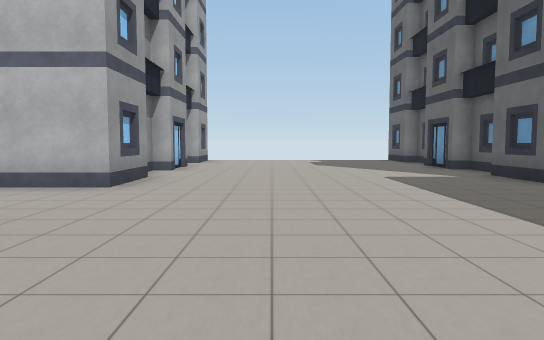
[1] (above)

16 first-person views from a walk through a Unity game level. The camera is 1.2 m above the floor, tilts 4° down and sees 70° across. The floor is counted in squares, 2 m on a side. Each view is taken from the middle of a square. On the plan, view 1 faces up. The plan holds only what a view shows up to about 11 squares ahead; the rest is blank. The place goes on beyond the plan. The player character is not drawn.

[2]
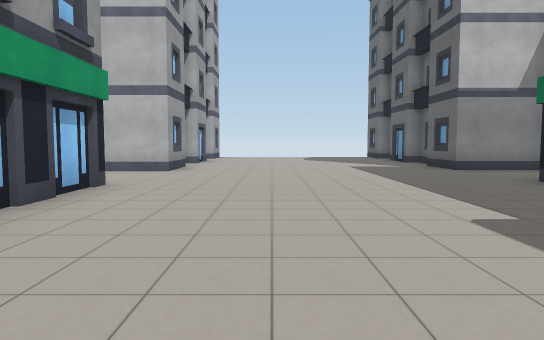

[3]
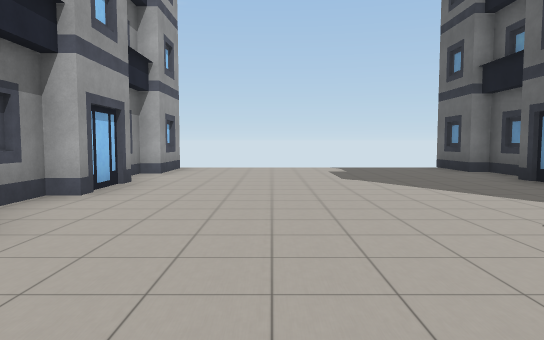

[4]
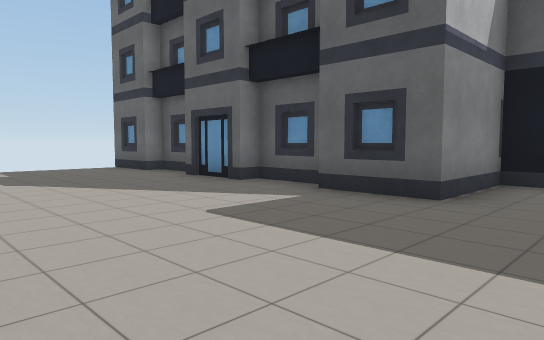

[5]
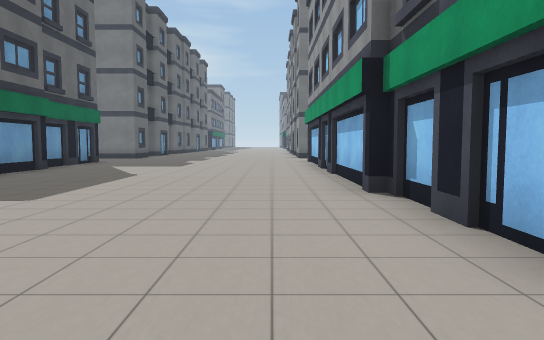

[6]
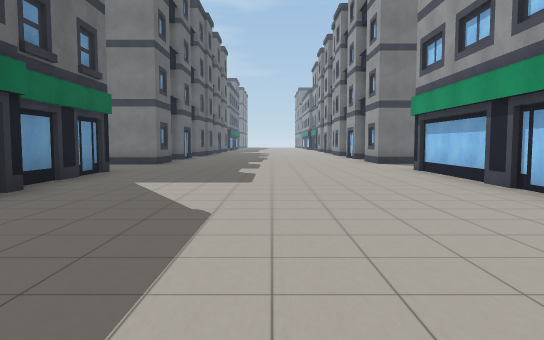

[7]
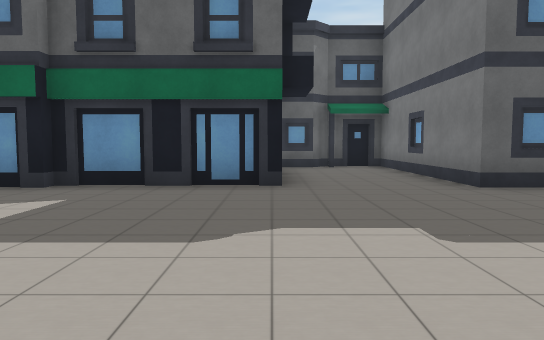

[8]
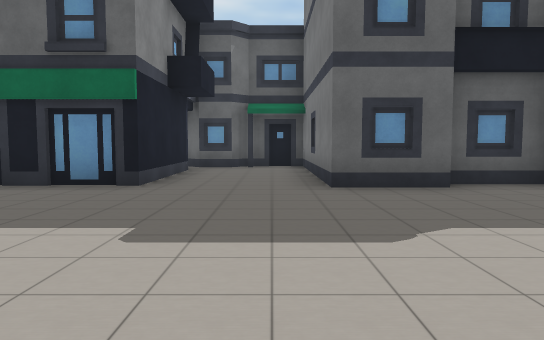

[9]
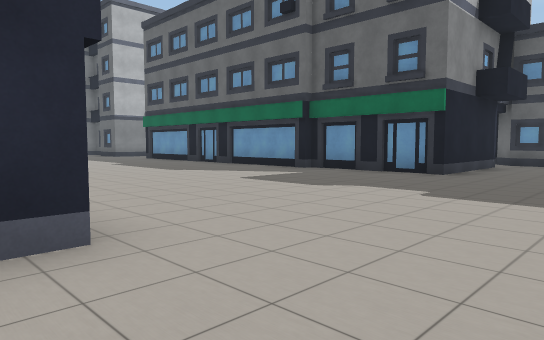

[10]
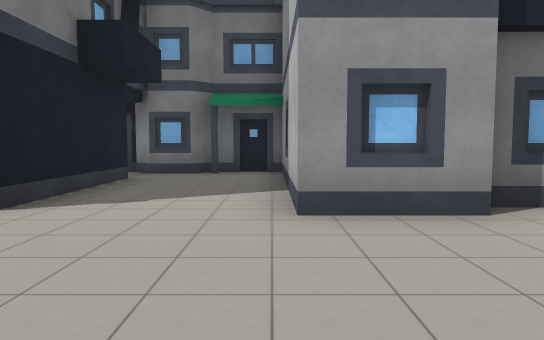

[11]
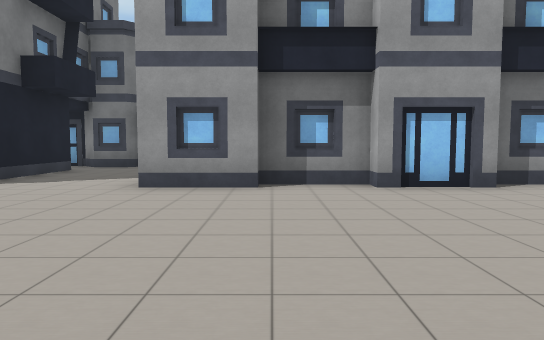

[12]
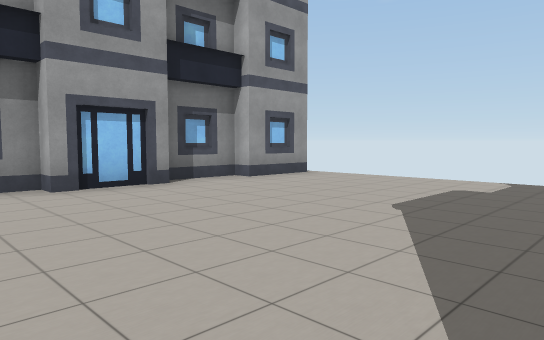

[13]
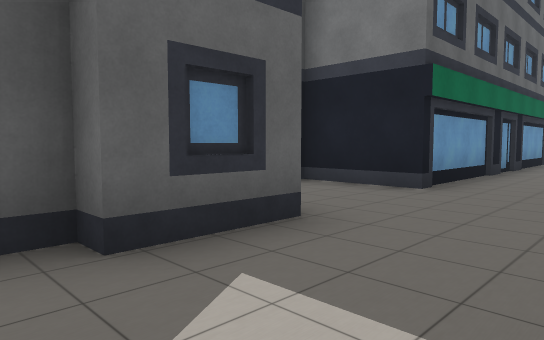

[14]
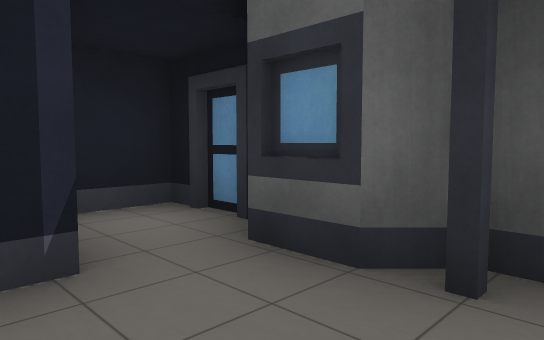

[15]
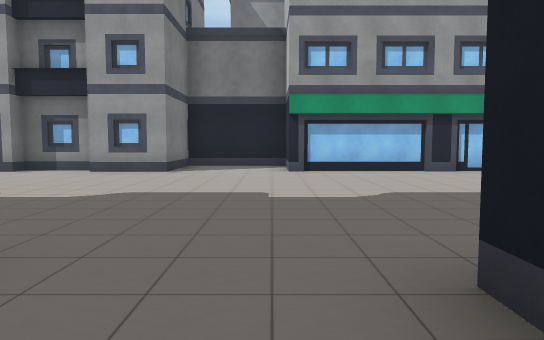

[16]
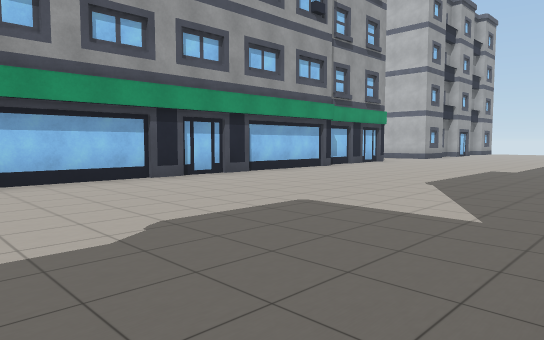

### Floor plan
Key: @ floor where view 1 was taken; # wall or solid block; . floor; O other object.
Columns run from 7 left of view 1 to 9 right of it. Each row starts with its distance up from view 1.
 14            #
 13      ......#
 12     #......##
 11     O.......#
 10     #......##
  9     #......##
  8     #.......#
  7     #......##
  6      ......###
  5 #.............
  4 #.............
  3 #...........##
  2 #.###.......
  1     #O......
  0     #..@....
 -1      .......
 -2      .......
 -3      .......
 -4      .......
 -5      .......#
 -6      ......O#  ##
 -7      ......O#  .#
 -8      .......###.#
 -9    .............#
-10    .............#
-11    .........#####
-12      O......

Where each view was taken, in squares from view 1:
view 1: 0 up, 0 right, facing up
view 2: 3 down, 0 right, facing up
view 3: 4 up, 0 right, facing up
view 4: 4 up, 0 right, facing up-right
view 5: 4 up, 1 left, facing down
view 6: 0 up, 1 right, facing down
view 7: 8 down, 1 left, facing right
view 8: 10 down, 1 left, facing right
view 9: 11 down, 3 left, facing up-right
view 10: 5 up, 1 right, facing left
view 11: 7 up, 3 right, facing left
view 12: 7 up, 3 right, facing up-left
view 13: 8 up, 2 right, facing down-right
view 14: 10 down, 7 right, facing up-right
view 15: 9 down, 6 right, facing left
view 16: 9 down, 4 right, facing up-left
